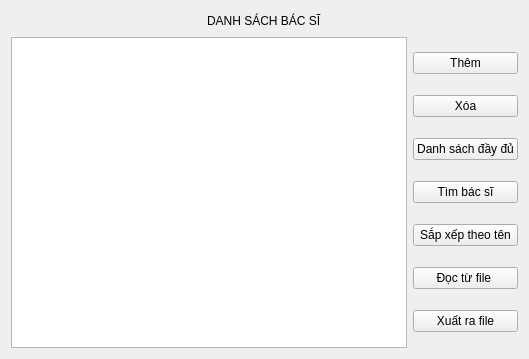
<?xml version="1.0" encoding="UTF-8"?>
<ui version="4.0">
 <class>DoctorList</class>
 <widget class="QWidget" name="DoctorList">
  <property name="geometry">
   <rect>
    <x>0</x>
    <y>0</y>
    <width>529</width>
    <height>359</height>
   </rect>
  </property>
  <property name="windowTitle">
   <string>Form</string>
  </property>
  <layout class="QVBoxLayout" name="verticalLayout_2">
   <item>
    <layout class="QHBoxLayout" name="horizontalLayout_2">
     <item>
      <spacer name="horizontalSpacer">
       <property name="orientation">
        <enum>Qt::Horizontal</enum>
       </property>
       <property name="sizeHint" stdset="0">
        <size>
         <width>40</width>
         <height>20</height>
        </size>
       </property>
      </spacer>
     </item>
     <item>
      <widget class="QLabel" name="label">
       <property name="text">
        <string>DANH SÁCH BÁC SĨ</string>
       </property>
      </widget>
     </item>
     <item>
      <spacer name="horizontalSpacer_2">
       <property name="orientation">
        <enum>Qt::Horizontal</enum>
       </property>
       <property name="sizeHint" stdset="0">
        <size>
         <width>40</width>
         <height>20</height>
        </size>
       </property>
      </spacer>
     </item>
    </layout>
   </item>
   <item>
    <layout class="QHBoxLayout" name="horizontalLayout">
     <item>
      <widget class="QListWidget" name="listWidget"/>
     </item>
     <item>
      <layout class="QVBoxLayout" name="verticalLayout">
       <item>
        <widget class="QPushButton" name="Add_btn">
         <property name="text">
          <string>Thêm</string>
         </property>
        </widget>
       </item>
       <item>
        <widget class="QPushButton" name="delete_btn">
         <property name="text">
          <string>Xóa</string>
         </property>
        </widget>
       </item>
       <item>
        <widget class="QPushButton" name="Full_btn">
         <property name="text">
          <string>Danh sách đầy đủ</string>
         </property>
        </widget>
       </item>
       <item>
        <widget class="QPushButton" name="pushButton">
         <property name="text">
          <string>Tìm bác sĩ</string>
         </property>
        </widget>
       </item>
       <item>
        <widget class="QPushButton" name="pushButton_2">
         <property name="text">
          <string>Sắp xếp theo tên</string>
         </property>
        </widget>
       </item>
       <item>
        <widget class="QPushButton" name="read_btn">
         <property name="text">
          <string>Đọc từ file </string>
         </property>
        </widget>
       </item>
       <item>
        <widget class="QPushButton" name="write_btn">
         <property name="text">
          <string>Xuất ra file</string>
         </property>
        </widget>
       </item>
      </layout>
     </item>
    </layout>
   </item>
  </layout>
 </widget>
 <resources/>
 <connections/>
</ui>
